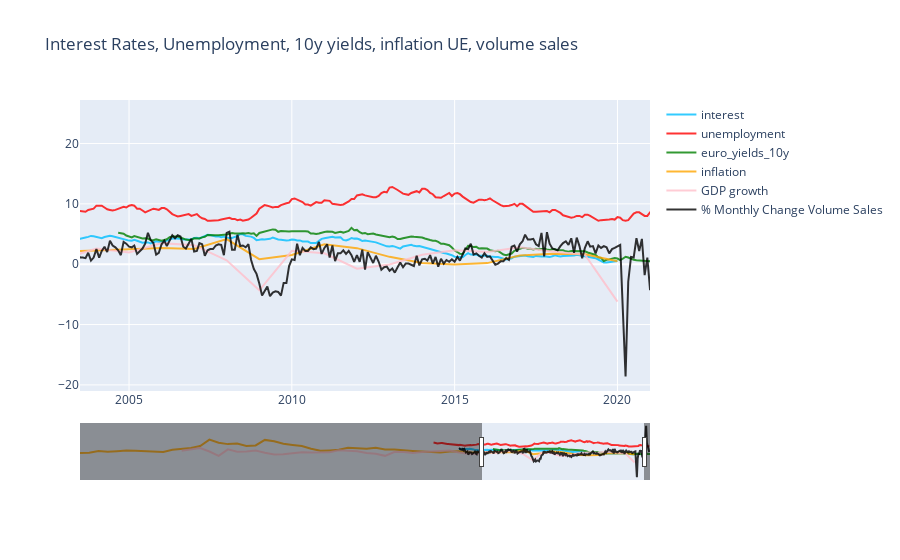

Notebook source saved alongside this figure:
### Code cell
import plotly.graph_objects as go


fig = go.Figure()
fig.add_trace(go.Scatter(
                x=interest.index,
                y=interest['Interest rates - monthly data'],
                name="interest",
                line_color='deepskyblue',
                opacity=0.8))
fig.add_trace(go.Scatter(
                x=unemployment.index,
                y=unemployment['Unemployment by sex and age – monthly data'],
                name="unemployment",
                line_color='red',
                opacity=0.8))
fig.add_trace(go.Scatter(
                x=euro_yields_10y.index,
                y=euro_yields_10y['Euro yield curves - monthly data'],
                name="euro_yields_10y",
                line_color='green',
                opacity=0.8))
fig.add_trace(go.Scatter(
                x=inflation.index,
                y=inflation['World Development Indicators'],
                name="inflation",
                line_color='orange',
                opacity=0.8))

fig.add_trace(go.Scatter(
                x=GDPgrowth.index,
                y=GDPgrowth['World Development Indicators'],
                name="GDP growth",
                line_color='pink',
                opacity=0.8))

fig.add_trace(go.Scatter(
                x=monthly_change_retail_trade.index,
                y=monthly_change_retail_trade['Turnover and volume of sales in wholesale and retail trade - monthly data'],
                name="% Monthly Change Volume Sales",
                line_color='black',
                opacity=0.8))

# Use date string to set xaxis range
fig.update_layout(xaxis_range=['2003-07-01','2020-12-31'],
                  title_text="Interest Rates, Unemployment, 10y yields, inflation UE, volume sales",xaxis_rangeslider_visible=True)


fig.show()

### Figure 1 — Plotly figure (JSON) as saved in the notebook; plotly's stock layout.template omitted (floating-point values rounded to 4 significant figures; data arrays with more than 128 entries replaced by an {"elided": "..."} marker saying what was removed)
{"data": [{"line": {"color": "deepskyblue"}, "name": "interest", "opacity": 0.8, "type": "scatter", "x": {"elided": "229 str values"}, "y": {"elided": "229 float values"}}, {"line": {"color": "red"}, "name": "unemployment", "opacity": 0.8, "type": "scatter", "x": {"elided": "281 str values"}, "y": {"elided": "281 float values"}}, {"line": {"color": "green"}, "name": "euro_yields_10y", "opacity": 0.8, "type": "scatter", "x": {"elided": "205 str values"}, "y": {"elided": "205 float values"}}, {"line": {"color": "orange"}, "name": "inflation", "opacity": 0.8, "type": "scatter", "x": ["1960", "1961", "1962", "1963", "1964", "1965", "1966", "1967", "1968", "1969", "1970", "1971", "1972", "1973", "1974", "1975", "1976", "1977", "1978", "1979", "1980", "1981", "1982", "1983", "1984", "1985", "1986", "1987", "1988", "1989", "1990", "1991", "1992", "1993", "1994", "1995", "1996", "1997", "1998", "1999", "2000", "2001", "2002", "2003", "2004", "2005", "2006", "2007", "2008", "2009", "2010", "2011", "2012", "2013", "2014", "2015", "2016", "2017", "2018", "2019", "2020"], "y": [1.741, 2.077, 3.554, 2.922, 3.416, 3.987, 3.703, 3.319, 3.243, 2.675, 4.506, 5.241, 6.007, 7.749, 13.16, 10.47, 9.347, 9.767, 7.755, 8.222, 12.91, 11.77, 9.585, 8.669, 7.674, 5.395, 3.678, 4.02, 4.535, 6.26, 6.15, 5.485, 6.217, 4.854, 4.718, 4.427, 3.559, 3.112, 2.416, 2.157, 3.151, 3.374, 2.424, 2.092, 2.286, 2.488, 2.666, 2.511, 4.165, 0.8393, 1.531, 3.289, 2.663, 1.22, 0.1993, -0.06164, 0.1833, 1.429, 1.739, 1.631, 0.502]}, {"line": {"color": "pink"}, "name": "GDP growth", "opacity": 0.8, "type": "scatter", "x": ["1960", "1961", "1962", "1963", "1964", "1965", "1966", "1967", "1968", "1969", "1970", "1971", "1972", "1973", "1974", "1975", "1976", "1977", "1978", "1979", "1980", "1981", "1982", "1983", "1984", "1985", "1986", "1987", "1988", "1989", "1990", "1991", "1992", "1993", "1994", "1995", "1996", "1997", "1998", "1999", "2000", "2001", "2002", "2003", "2004", "2005", "2006", "2007", "2008", "2009", "2010", "2011", "2012", "2013", "2014", "2015", "2016", "2017", "2018", "2019", "2020"], "y": ["NA", "NA", "NA", "NA", "NA", "NA", "NA", "NA", "NA", "NA", "NA", 3.66, 4.785, 6.033, 3.099, -0.6484, 4.898, 2.877, 3.057, 3.845, 2.071, 0.5024, 0.8162, 1.441, 2.485, 2.351, 2.587, 2.528, 4.168, 3.924, 3.371, 1.841, 1.164, -0.5739, 2.649, 2.667, 1.892, 2.665, 3.019, 2.959, 3.909, 2.184, 1.123, 0.9294, 2.595, 1.935, 3.493, 3.152, 0.6458, -4.326, 2.211, 1.817, -0.747, -0.04782, 1.574, 2.302, 2.007, 2.803, 2.114, 1.56, -6.202]}, {"line": {"color": "black"}, "name": "% Monthly Change Volume Sales", "opacity": 0.8, "type": "scatter", "x": {"elided": "248 str values"}, "y": {"elided": "248 float values"}}], "layout": {"title": {"text": "Interest Rates, Unemployment, 10y yields, inflation UE, volume sales"}, "xaxis": {"range": ["2003-07-01", "2020-12-31"], "rangeslider": {"visible": true}}}}
